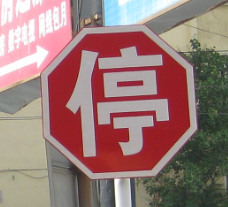
#> input picture dataset/stop/052_0001.png, 228 x 207 px; its folder holds 4 pictures in this run
$ python mltest.py
#> lines starting #> are read from the running program, lines starting #| are printed output that depends on the picture
import numpy as np
import cv2 as cv
from glob import glob
import matplotlib.pyplot as plt

IMAGE_DATA_DIMENSIONS=(512,512)

def loadTrainingData(imageFiles,label):
    #loads a training data that belongs to one class

#> called with label = 1
    trainingData = [cv.cvtColor(cv.imread(f),cv.COLOR_BGR2GRAY) for f in imageFiles]
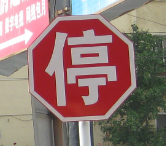
#> input picture dataset/stop/052_0006.png, 166 x 146 px
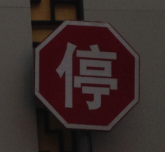
#> input picture dataset/stop/052_0007.png, 165 x 152 px
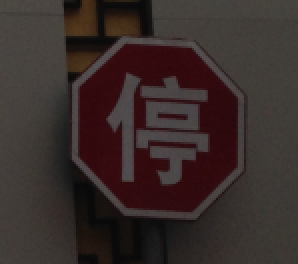
#> input picture dataset/stop/052_0009.png, 149 x 132 px (shown 2 times larger)
#> trainingData = 4 items

    trainingData =np.matrix([np.array(cv.resize(img,IMAGE_DATA_DIMENSIONS).flatten(),dtype=np.float32) for img in trainingData],dtype=np.float32)
    labels = np.zeros(len(trainingData),dtype=np.int32)
#> labels = [0, 0, 0, 0]
    labels[:] = label
    return trainingData,labels

def trainTestSplit(data,percentageTrain):
    n = len(data)
    nTrain = int(n*(percentageTrain/100))
    return np.copy(data[:nTrain]), np.copy(data[nTrain:n])


def shuffleData(data,labels,labelType=np.int32):
    toShuffle = np.concatenate((data,labels.reshape(-1,1)),axis=1)
    np.random.shuffle(toShuffle)
    data_shuffled = np.array(toShuffle[:,:-1],dtype=np.float32)
    label_shuffled = np.array(toShuffle[:,-1],dtype=labelType)
    return data_shuffled,label_shuffled

def calcAccuracy(yTest,yReal):
    assert(len(yTest)==len(yReal))

    correct = 0
    total = len(yReal)
    for i in range(total):
        if yTest[i]==yReal[i]:
            correct+=1


    return 100*correct/total


stopData,stopLabels = loadTrainingData(glob('./dataset/stop/*.png'),1)
#> stopLabels = [1, 1, 1, 1]
notStopData,notStopLabels = loadTrainingData(glob('./dataset/[!stop]*/*.png'),-1) #anything other than stop

#> (the run stopped early here; a loop or call above may not have finished)
